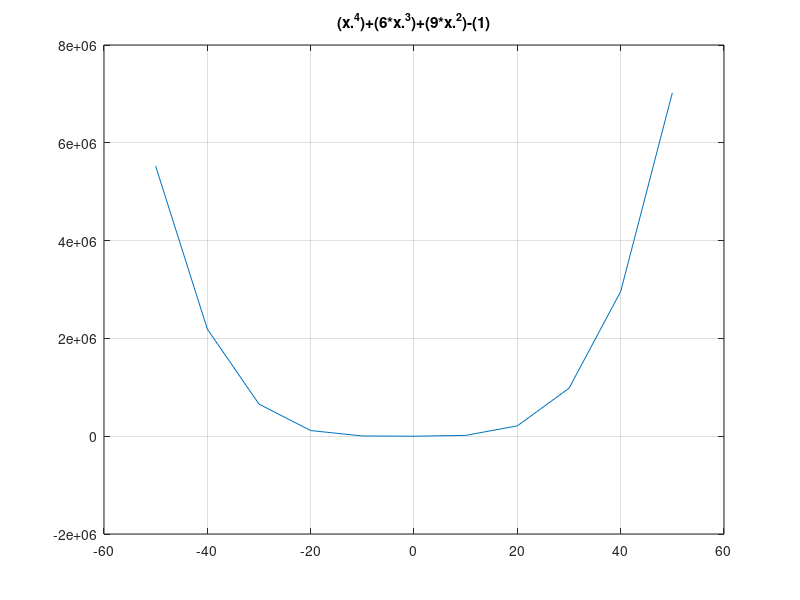

The MATLAB script that drew this image:
% Octave Script
% Title       :Funciones reales
% Description :Script que grafique funciones reales
% Author      :Astrit Lariza Garcia Castillo (LarizaG)
% Date        : 28102021
% Version     :1
% Usage       :octave> /path/funcionnumero8
% Notes       :Requiere octave para usar su linea de comandos

clear
% Funcion real numero 8
% Rango de la funcion
x=-50:10:50;
% Regla de correspondencia (funcion)
fx= (x.^4)+(6*x.^3)+(9*x.^2)-(1)
% Funcion a plotear
plot(x, fx)
grid on;
title (["(x.^4)+(6*x.^3)+(9*x.^2)-(1)"]);
